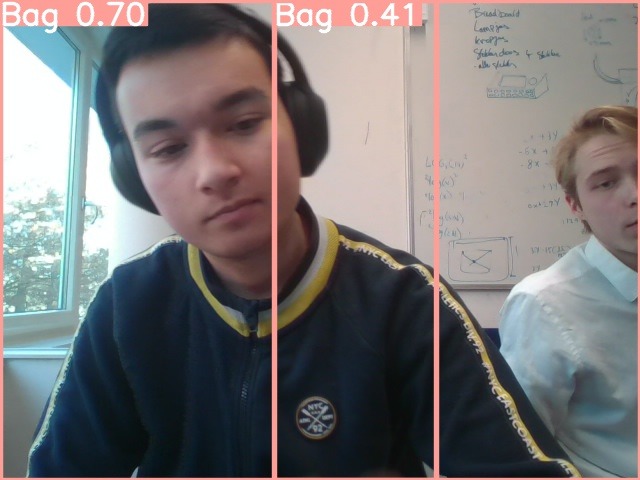
#> input picture blok2/conveyerAcquisition/targetApplication/doa/images/1671108248.9807405.jpg, 640 x 480 px
$ python -i image_augments.py   (imports and definitions only)
#> lines starting #> are read from the running program, lines starting #| are printed output that depends on the picture
#> further down, picture is the input picture: shape (480, 640, 3); mean B, G, R 117.6, 117, 120.5
import cv2
import random
import numpy as np

# higher contrast


def higher_contrast_random(img):
    '''
        function that highers the contrast of the image randomly
        input: image (Mat object)
        output: contrast highered image (Mat object)
    '''
    # convert to LAB
    LAB = cv2.cvtColor(img, cv2.COLOR_BGR2LAB)
#> LAB: shape (480, 640, 3); mean of channels 0, 1, 2 122.9, 130.1, 128.1
    # split the channels
    L, A, B = cv2.split(LAB)
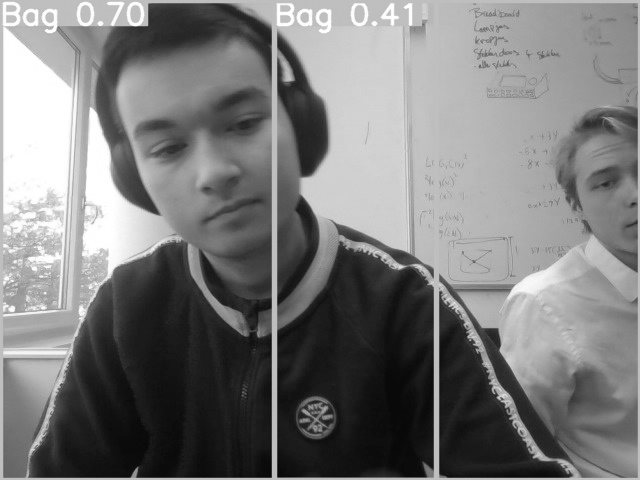
#> L: shape (480, 640); min 6, max 255, mean 122.9
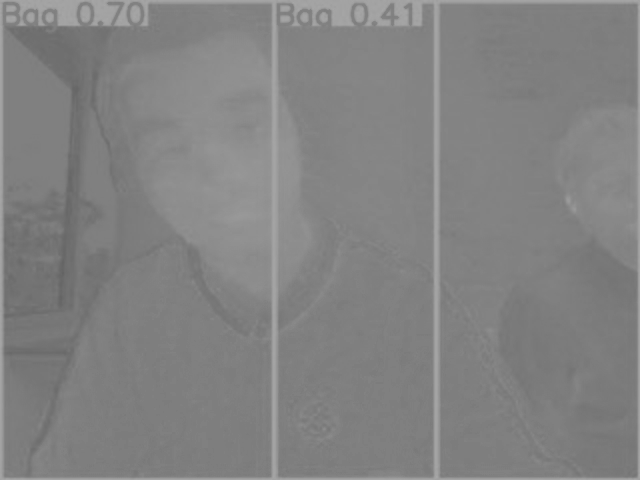
#> A: shape (480, 640); min 99, max 167, mean 130.1
    # create random float contrast
    contrast = random.uniform(0.0, 1.8)
    # apply CLAHE
    clahe = cv2.createCLAHE(clipLimit=contrast, tileGridSize=(8, 8))
    cl = clahe.apply(L)
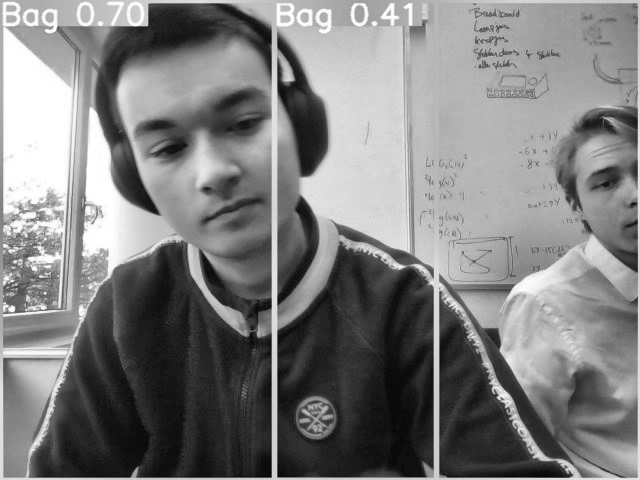
#> cl: shape (480, 640); min 5, max 255, mean 126.6
    # merge the channels
    Limg = cv2.merge((cl, A, B))
#> Limg: shape (480, 640, 3); mean of channels 0, 1, 2 126.6, 130.1, 128.1
    # convert back to BGR
    output = cv2.cvtColor(Limg, cv2.COLOR_LAB2BGR)
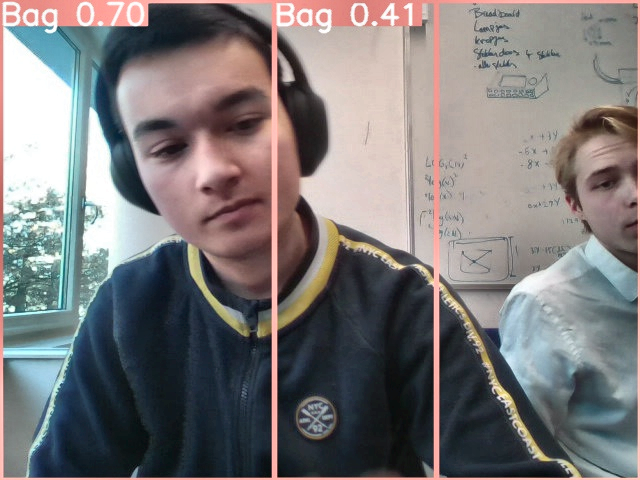
#> output: shape (480, 640, 3); mean B, G, R 121, 120.4, 123.7
    return output

# change brightness


# [56 lines left out: functions change_brightness_random, rotate_hsv_random, add_noise_random, not called in this run]

>>> import cv2
>>> picture = cv2.imread('../../blok2/conveyerAcquisition/targetApplication/doa/images/1671108248.9807405.jpg')
>>> result = higher_contrast_random(picture)
